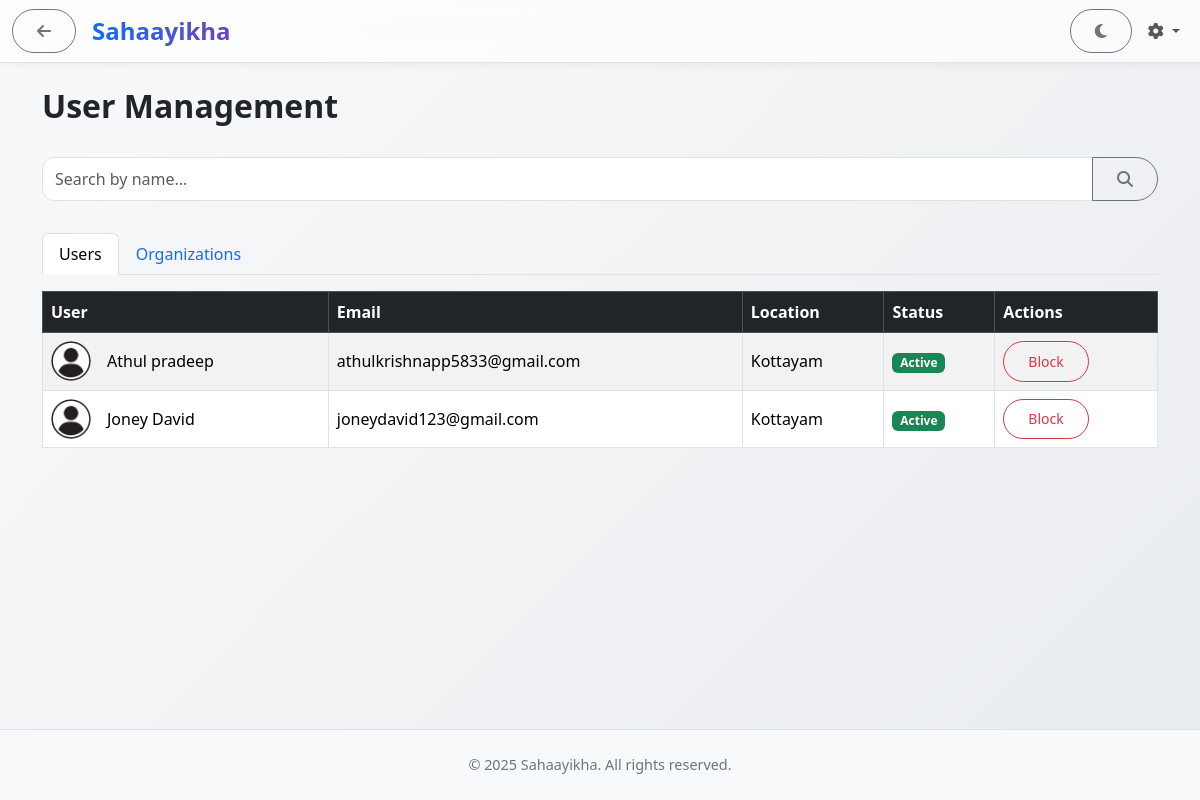
/admin/manage_users (signed in), run on an earlier commit of the app's database.
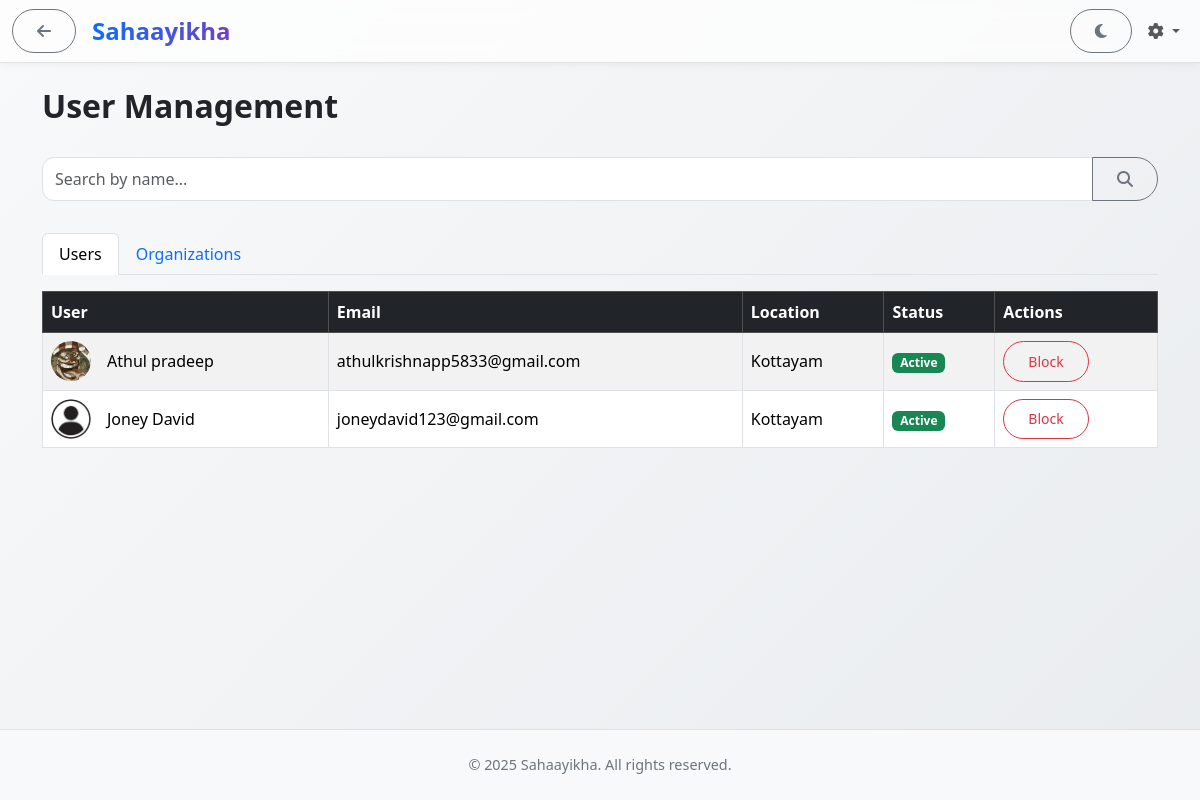
And on a later commit of the database.
### app/models.py (models this page shows, shortened)
class User(UserMixin, db.Model):
    __tablename__ = "users"
    user_id = db.Column(db.Integer, primary_key=True)
    first_name = db.Column(db.String(255), nullable=False)
    last_name = db.Column(db.String(255))
    email = db.Column(db.String(255), unique=True, nullable=False)
    password = db.Column(db.String(255), nullable=False)
    phone = db.Column(db.String(50))
    location = db.Column(db.String(255))
    profile_picture = db.Column(db.String(255), nullable=True)
    status = db.Column(db.String(50), default="Active")
    created_at = db.Column(db.DateTime, default=datetime.utcnow)
    fcm_token = db.Column(db.String(255), nullable=True)
    otp = db.Column(db.String(6), nullable=True)
    otp_expiry = db.Column(db.DateTime, nullable=True)
    is_verified = db.Column(db.Boolean, default=False)
    latitude = db.Column(db.Float, nullable=True)
    longitude = db.Column(db.Float, nullable=True)
    search_radius = db.Column(db.Integer, default=20)
    items = db.relationship("Item", backref="owner", lazy="dynamic")
    bookmarks = db.relationship("Bookmark", backref="user", lazy="dynamic")
    initiated_chats = db.relationship("ChatSession", foreign_keys="ChatSession.user_one_id", lazy="dynamic", back_populates="user_one")
    received_chats = db.relationship("ChatSession", foreign_keys="ChatSession.user_two_id", lazy="dynamic", back_populates="user_two")
    feedbacks = db.relationship("Feedback", backref="user", lazy="dynamic")
    reports = db.relationship("Report", backref="reporter", lazy="dynamic")
    category_follows = db.relationship("CategoryFollow", backref="user", lazy="dynamic")
    notifications = db.relationship("Notification", backref="user", lazy="dynamic")
    login_logs = db.relationship("LoginLog", backref="user", lazy="dynamic")
    trade_requests_made = db.relationship('TradeRequest', foreign_keys='TradeRequest.requester_id', backref='requester', lazy='dynamic')
    trade_requests_received = db.relationship('TradeRequest', foreign_keys='TradeRequest.owner_id', backref='owner', lazy='dynamic')
    donation_offers = db.relationship('DonationOffer', backref='user', lazy='dynamic')

### app/routes.py (the view, shortened to what this page needs)
@main.route("/admin/manage_users")
@login_required
@role_required("admin")
def admin_manage_users():
    search_query = request.args.get('search', '').strip()
    user_query = User.query
    org_query = Organization.query
    users = user_query.order_by(User.first_name, User.last_name).all()
    organizations = org_query.order_by(Organization.name).all()
    return render_template("admin/manage_users.html", users=users, organizations=organizations, search_query=search_query)

### app/routes.py (called while the page is built)
@login_manager.user_loader
def load_user(user_id):
    try:
        prefix, id_str = user_id.split(":")
        id_val = int(id_str)
    except Exception:
        return None
    if prefix == "user":
        return User.query.get(id_val)
    if prefix == "admin":
        return Admin.query.get(id_val)
    if prefix == "org":
        return Organization.query.get(id_val)
    return None

@main.after_request
def add_header(response):
    response.headers['Cache-Control'] = 'no-store, no-cache, must-revalidate, post-check=0, pre-check=0, max-age=0'
    response.headers['Pragma'] = 'no-cache'
    response.headers['Expires'] = '-1'
    return response

### app/templates/admin/manage_users.html (shortened to what this page needs)
{% extends "base.html" %}
{% block content %}
<div class="container py-4">
    <div class="d-flex justify-content-between align-items-center mb-4">
        <h2 class="fw-bold">User Management</h2>
    </div>
    <form method="GET" action="{{ url_for('main.admin_manage_users') }}" class="search-form">
        <div class="input-group">
            <input type="text" class="form-control" name="search" placeholder="Search by name..." value="{{ request.args.get('search', '') }}">
            <button class="btn btn-outline-secondary" type="submit"><i class="fas fa-search"></i></button>
        </div>
    </form>
    <ul class="nav nav-tabs mb-3" id="myTab" role="tablist">
        <li class="nav-item" role="presentation">
            <button class="nav-link active" id="users-tab" data-bs-toggle="tab" data-bs-target="#users" type="button" role="tab">Users</button>
        </li>
        <li class="nav-item" role="presentation">
            <button class="nav-link" id="orgs-tab" data-bs-toggle="tab" data-bs-target="#orgs" type="button" role="tab">Organizations</button>
        </li>
    </ul>
    <div class="tab-content" id="myTabContent">
        <div class="tab-pane fade show active" id="users" role="tabpanel">
            <div class="table-responsive">
                <table class="table table-striped table-bordered align-middle">
                    <thead class="table-dark">
                        <tr>
                            <th>User</th>
                            <th>Email</th>
                            <th>Location</th>
                            <th>Status</th>
                            <th>Actions</th>
                        </tr>
                    </thead>
                    <tbody>
                        {% for user in users %}
                        <tr>
                            <td>
                                <div class="d-flex align-items-center">
                                    <img src="{{ url_for('static', filename=user.profile_picture or 'images/users_placeholder.png') }}" alt="{{ user.first_name }}" class="user-avatar">
                                    {{ user.first_name }} {{ user.last_name }}
                                </div>
                            </td>
                            <td>{{ user.email }}</td>
                            <td>{{ user.location }}</td>
                            <td>
                                {% if user.status == 'Active' %}
                                    <span class="badge bg-success">{{ user.status }}</span>
                                {% else %}
                                    <span class="badge bg-danger">{{ user.status }}</span>
                                {% endif %}
                            </td>
                            <td>
                                <form action="{{ url_for('main.admin_toggle_user_status', user_id=user.user_id) }}" method="POST">
                                    <button type="submit" class="btn btn-sm {% if user.status == 'Active' %}btn-outline-danger{% else %}btn-outline-success{% endif %}">
                                        {% if user.status == 'Active' %}Block{% else %}Unblock{% endif %}
                                    </button>
                                </form>
                            </td>
                        </tr>
                        {% else %}
                        <tr><td colspan="5" class="text-center text-muted">No users found.</td></tr>
                        {% endfor %}
                    </tbody>
                </table>
            </div>
        </div>
    </div>
</div>
{% endblock %}

What changed in the data, as far as the page shows it:
changed User "Athul": profile_picture: picture added in place of a placeholder
